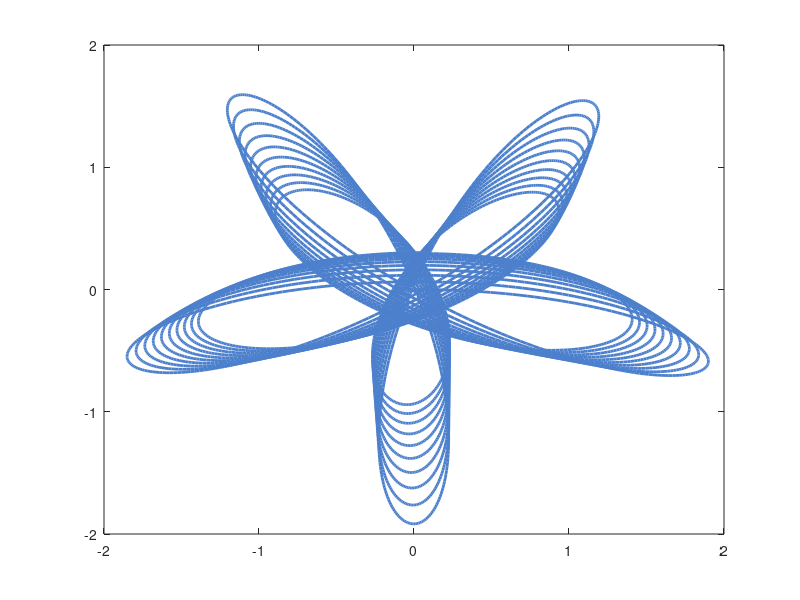

Recreate this plot in MATLAB.
%harmonogram
t=0:0.01:20*pi;

%f1=1 ; f2=2 ; f3=3; f4=4;
%p1=0.2*pi ; p2=0.1*pi ; p3=0.1*pi; p4=0.2*pi;
%d1=0.1 ; d2=0.1 ; d3=0.1; d4=0.1;
choice=1;
switch(choice)
    case 1
        f1=3.001; f2=2; f3=3; f4=2;
        d1=0.004; d2=0.0065; d3=0.008 ;d4=0.019;
        p1=0; p2=0 ;p3=pi/2; p4=3*pi/2;
    case 2
        f1=10; f2=3; f3=1; f4=2 ;
        d1=0.039 ;d2=0.006 ;d3=0; d4=0.0045 ;
        p1=0 ;p2=0 ;p3=pi/2; p4=0;
    case 3
        f1=4.0005; f2=5.0; f3=2.009; f4=3.00 ;
        d1=0.085 ;d2=0; d3=0.065; d4=0 ;
        p1=0; p2=7*pi/16; p3=0; p4=0;
    case 4
        f1=2; f2=6; f3=1.002; f4=3 ;
        d1=0.02; d2=0.0315; d3=0.02; d4=0.02 ;
        p1=pi/16; p2=3*pi/2; p3=13*pi/16; p4=pi;
    case 5
        f1=1*rand; f2=1*rand; f3=2*rand; f4=2*rand;
        d1=rand/10; d2=rand/10; d3=rand/10; d4=rand/10 ;
        p1=rand*pi; p2=rand*pi; p3=rand*pi; p4=rand*pi;
        %case 6
        %f1=1.5; f2=2.5; f3=2.5; f4=1.5 ;
        %d=0.0030    0.0019    0.0019    0.0068;
        %p=0.9512    1.7017    0.4740    2.1925;
end
%x(t) = Ax(t) sin(wx t + px) + As(t) sin(ws t + ps)
%y(t) = Ay(t) sin(wy t + py)
x=exp(-d1*t).*sin(t.*f1+p1) + exp(-d2*t).*sin(t*f2+p2);
y=exp(-d3*t).*sin(t.*f3+p3) + exp(-d4*t).*sin(t*f4+p4);

%x=[nan x];
%y=[nan y];
%patch(x,y,sqrt(x.^2+y.^2), 'edgecolor','interp','facecolor','none');
%axis square off,colormap hsv(128)
plot(x,y,'linewidth',2,'color',[0.3 0.5 0.8]);
%axis square off

[f1 f2 f3 f4 ];
[d1 d2 d3 d4 ];
[p1 p2 p3 p4 ];
